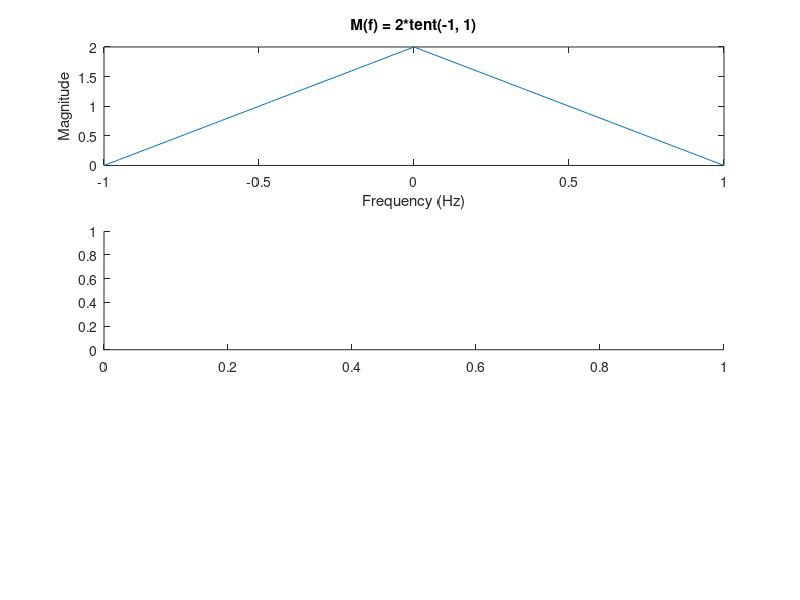

Recreate this plot in MATLAB. (Note: this script raises an error after producing the figure.)
% Octave

% Note: contFT and contconv omitted

% u_DSB = m(t)cos(2pi*fc*t)
% U_DSB = M(f) * F(cos(2pi*fc*t));

rows = 3;
cols = 1;

fc = 25;

dt = 0.01;

df = 0.01;
df_desired = 1;

% The tent freq plot
Freq = -1:df:1;
M = (1 - abs(Freq)).*2;


subplot(rows, cols, 1);

plot(Freq, M);
title("M(f) = 2*tent(-1, 1)");
xlabel("Frequency (Hz)");
ylabel("Magnitude");

%%%%%%%

subplot(rows, cols, 2);
x_M = ifft(M);
t_M = 0:0.01:length(x_M)*dt - dt;

t_cos = -1*length(x_M)*dt/2:dt:length(x_M)*dt/2;
% t_cos = -1:dt:1;
x_cos = cos(2*pi*fc*t_cos);

% plot(t_cos, x_cos);

[X_cos, F_cos, df_cos] = contFT(x_cos, t_cos(1), dt, df, df_desired);

% plot(F_cos, X_cos);

[T_U, X_U] = contconv(M, X_cos, Freq(1), F_cos(1), dt);


plot(T_U, imag(X_U));
title("Imag( Fourier(U_D_S_B) )");
xlabel("Frequency");
ylabel("Amplitude")


%% 

subplot(rows, cols, 3);

plot(T_U, real(X_U));
title("Real( Fourier( U_D_S_B ) )");
xlabel("Frequency");
ylabel("Amplitude");











print -dpng 2.png;